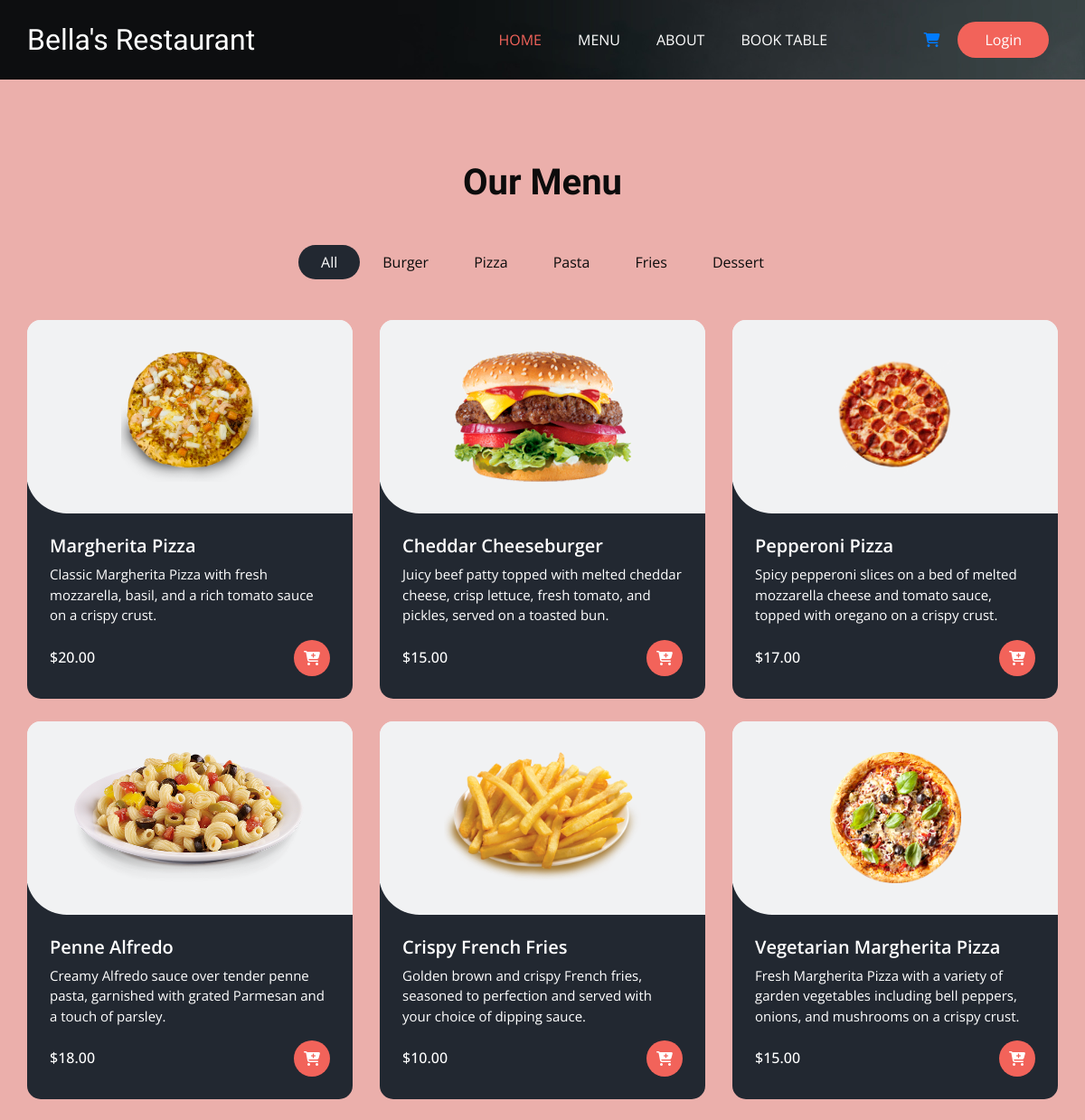
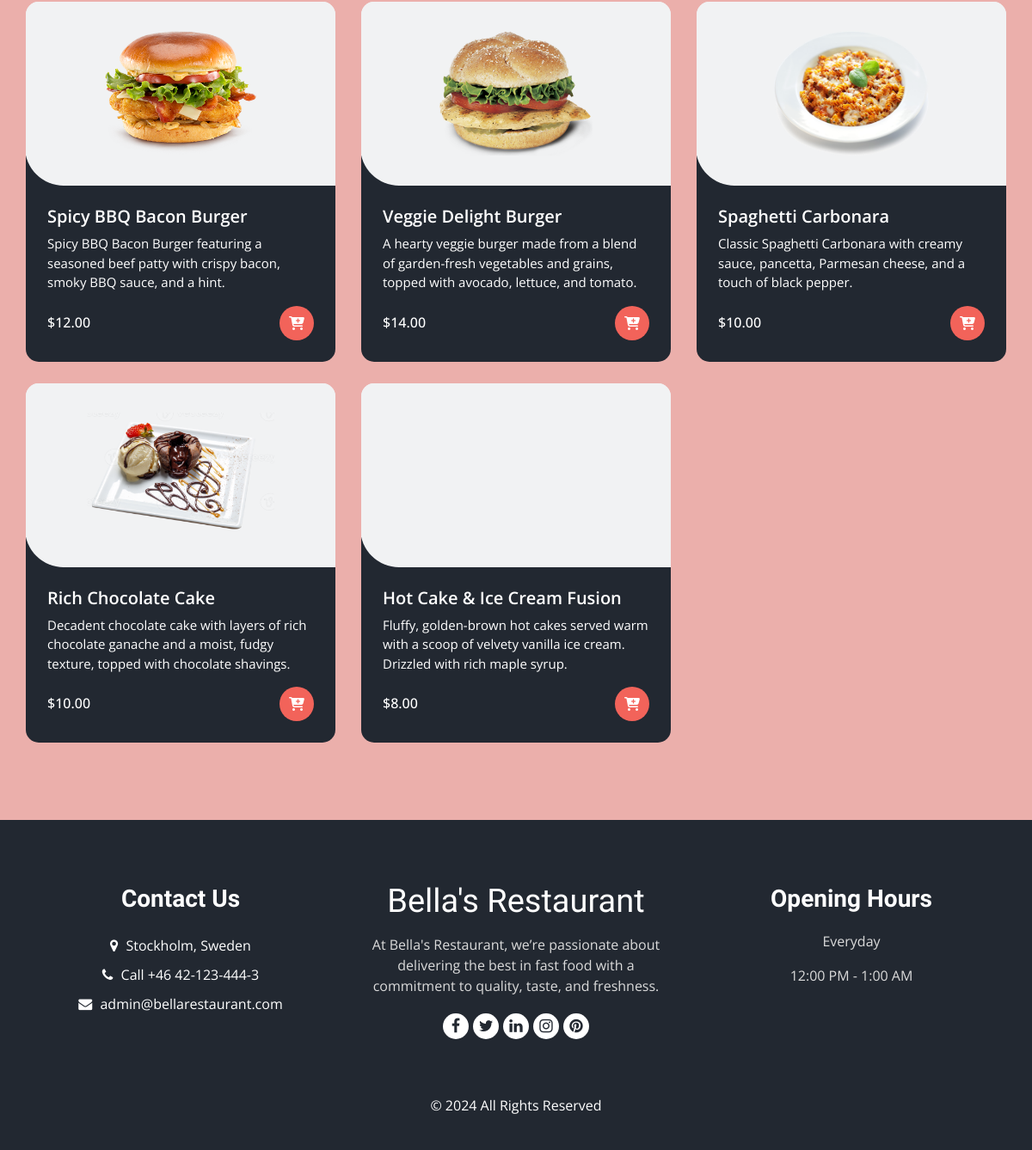
The app's page /menu/ with its own data (2 pictures, top to bottom).
### home/models.py (models this page shows, shortened)
class FoodType(models.Model):
    id = models.UUIDField(primary_key=True, default=uuid.uuid4, editable=False)
    name = models.TextField(blank=False, null=False, unique=True)
    created_at = models.DateTimeField(auto_now_add=True, editable=False)
    updated_at = models.DateTimeField(auto_now=True)

class Food(models.Model):
    id = models.UUIDField(primary_key=True, default=uuid.uuid4, editable=False)
    food_type = models.ForeignKey(FoodType, on_delete=models.CASCADE)
    name = models.CharField(max_length=200, db_index=True)
    image = models.ImageField(null=True, blank=True)
    description = models.CharField(max_length=200, blank=True)
    price = models.PositiveIntegerField(null=False, blank=False)
    available = models.BooleanField(default=True)
    created_at = models.DateTimeField(auto_now_add=True, editable=False)
    updated_at = models.DateTimeField(auto_now=True)
    @property
    def image_url(self):
        return self.image.url
    def to_dict(self):
        return {
            "id": str(self.id),
            "name": self.name,
            "description": self.description,
            "price": self.price,
            "image_url": self.image_url,
        }

### home/views.py (the view)
# urls.py: path('menu/', views.menu, name="menu"),
def menu(request):
    if request.user.groups.filter(name="manager").exists():
        return redirect('manager-account')
    context = {
        'is_authenticated': request.user.is_authenticated,
        'user': request.user,
        'foods': Food.objects.filter(available=True),
        'food_types': FoodType.objects.all(),
    }
    return render(request, 'home/menu.html', context)

### home/templates/home/menu.html (shortened to what this page needs)
{% extends 'home/base.html' %}
{% load static %}
{% block content %}
<body class="sub_page">
  <div class="hero_area">
    <div class="bg-box">
      <img src="{% static 'images/hero-bg.jpg' %}" alt="">
    </div>
   {% include 'home/partials/_header.html' %}
  </div>
  <section class="food_section layout_padding">
        {% include 'home/partials/_menu.html' %}
  </section>
    {% include 'home/partials/_footer.html' %}
{% endblock %}

### home/templates/home/partials/_menu.html
{% load static %}
<div class="container">
    <div class="heading_container heading_center">
        <h2>
            Our Menu
        </h2>
    </div>
    <ul class="filters_menu">
        <li class="active" data-filter="*">All</li>
        {% for food_type in food_types %}
            <li data-filter=".{{ food_type.name }}">{{ food_type.name }}</li>
        {% endfor %}
    </ul>
    <div class="filters-content">
        <div class="row grid">
            {% for food in foods %}
                <div class="col-sm-6 col-lg-4 all {{ food.food_type.name }}">
                    <div class="box">
                        <div>
                            <div class="img-box">
                                <img src="{{ food.image_url }}" alt="">
                            </div>
                            <div class="detail-box">
                                <h5>
                                    {{ food.name }}
                                </h5>
                                <p>
                                    {{ food.description }}
                                </p>
                                <div class="options">
                                    <h6>
                                        ${{ food.price }}.00
                                    </h6>
                                    <a id="cart_add_button-{{ food.id }}" onclick="appendObjectToLocalStorage({{ food.to_dict }})"
                                       style="cursor: pointer"><i class="fa-solid fa-cart-plus"></i></a>
                                </div>
                            </div>
                        </div>
                    </div>
                </div>
            {% endfor %}
        </div>
    </div>
</div>

### home/static/css/style.css (style rules this page uses)
body { font-family: "Open Sans", sans-serif; color: #0c0c0c; background-color: #ebafab; overflow-x: hidden; }
.layout_padding { padding: 90px 0; }
h1, h2 { font-family: 'Dancing Script', cursive; }
.heading_container { display: -webkit-box; display: -ms-flexbox; display: flex; -webkit-box-orient: vertical; -webkit-box-direction: normal; -ms-flex-direction: column; flex-direction: column; -webkit-box-align: start; -ms-flex-align: start; align-items: flex-start; }
.heading_container h2 { position: relative; margin-bottom: 0; font-size: 2.5rem; font-weight: bold; }
.heading_container.heading_center { -webkit-box-align: center; -ms-flex-align: center; align-items: center; text-align: center; }
a, a:hover, a:focus { text-decoration: none; }
.hero_area { position: relative; min-height: 100vh; display: -webkit-box; display: -ms-flexbox; display: flex; -webkit-box-orient: vertical; -webkit-box-direction: normal; -ms-flex-direction: column; flex-direction: column; }
.bg-box { position: absolute; top: 0; left: 0; width: 100%; height: 100%; }
.bg-box img { width: 100%; height: 100%; -o-object-fit: cover; object-fit: cover; }
.sub_page .hero_area { min-height: auto; }
.sub_page .hero_area .bg-box { position: absolute; top: 0; left: 0; width: 100%; height: 100%; }
.sub_page .hero_area .bg-box img { width: 100%; height: 100%; -o-object-fit: cover; object-fit: cover; -o-object-position: right top; object-position: right top; }
.food_section .filters_menu { padding: 0; display: -webkit-box; display: -ms-flexbox; display: flex; -ms-flex-wrap: wrap; flex-wrap: wrap; -webkit-box-pack: center; -ms-flex-pack: center; justify-content: center; list-style-type: none; margin: 45px 0 20px 0; }
.food_section .filters_menu li { padding: 7px 25px; cursor: pointer; border-radius: 25px; }
.food_section .filters_menu li.active { background-color: #222831; color: #ffffff; }
.food_section .box { position: relative; margin-top: 25px; background-color: #ffffff; border-radius: 10px; color: #ffffff; border-radius: 15px; overflow: hidden; background: linear-gradient(to bottom, #f1f2f3 25px, #222831 25px); }
.food_section .box .img-box { background: #f1f2f3; display: -webkit-box; display: -ms-flexbox; display: flex; -webkit-box-pack: center; -ms-flex-pack: center; justify-content: center; -webkit-box-align: center; -ms-flex-align: center; align-items: center; height: 215px; border-radius: 0 0 0 45px; margin: -1px; padding: 25px; }
.food_section .box .img-box img { max-width: 100%; max-height: 145px; -webkit-transition: all .2s; transition: all .2s; }
.food_section .box .detail-box { padding: 25px; }
.food_section .box .detail-box h5 { font-weight: 600; }
.food_section .box .detail-box p { font-size: 15px; }
.food_section .box .detail-box h6 { margin-top: 10px; }
.food_section .box .options { display: -webkit-box; display: -ms-flexbox; display: flex; -webkit-box-pack: justify; -ms-flex-pack: justify; justify-content: space-between; }
.food_section .box .options a { width: 40px; height: 40px; border-radius: 100%; background: #f2635a; display: -webkit-box; display: -ms-flexbox; display: flex; -webkit-box-pack: center; -ms-flex-pack: center; justify-content: center; -webkit-box-align: center; -ms-flex-align: center; align-items: center; }

### home/static/css/responsive.css (style rules this page uses)
@media (min-width: 1200px) { .container { max-width: 1170px; } }

### records on screen
FoodType: name "Burger"
FoodType: name "Pizza"
FoodType: name "Pasta"
FoodType: name "Fries"
FoodType: name "Dessert"
Food: image_url (picture), name "Margherita Pizza", description "Classic Margherita Pizza with fresh mozzarella, basil, and a rich tomato sauce on a crispy crust.", price "20"
Food: image_url (picture), name "Cheddar Cheeseburger", description "Juicy beef patty topped with melted cheddar cheese, crisp lettuce, fresh tomato, and pickles, served on a toasted bun.", price "15"
Food: image_url (picture), name "Pepperoni Pizza", description "Spicy pepperoni slices on a bed of melted mozzarella cheese and tomato sauce, topped with oregano on a crispy crust.", price "17"
Food: image_url (picture), name "Penne Alfredo", description "Creamy Alfredo sauce over tender penne pasta, garnished with grated Parmesan and a touch of parsley.", price "18"
Food: image_url (picture), name "Crispy French Fries", description "Golden brown and crispy French fries, seasoned to perfection and served with your choice of dipping sauce.", price "10"
Food: image_url (picture), name "Vegetarian Margherita Pizza", description "Fresh Margherita Pizza with a variety of garden vegetables including bell peppers, onions, and mushrooms on a crispy crust.", price "15"
Food: image_url (picture), name "Spicy BBQ Bacon Burger", description "Spicy BBQ Bacon Burger featuring a seasoned beef patty with crispy bacon, smoky BBQ sauce, and a hint.", price "12"
Food: image_url (picture), name "Veggie Delight Burger", description "A hearty veggie burger made from a blend of garden-fresh vegetables and grains, topped with avocado, lettuce, and tomato.", price "14"
Food: image_url (picture), name "Spaghetti Carbonara", description "Classic Spaghetti Carbonara with creamy sauce, pancetta, Parmesan cheese, and a touch of black pepper.", price "10"
Food: image_url (picture), name "Rich Chocolate Cake", description "Decadent chocolate cake with layers of rich chocolate ganache and a moist, fudgy texture, topped with chocolate shavings.", price "10"
Food: name "Hot Cake & Ice Cream Fusion", description "Fluffy, golden-brown hot cakes served warm with a scoop of velvety vanilla ice cream. Drizzled with rich maple syrup.", price "8"
